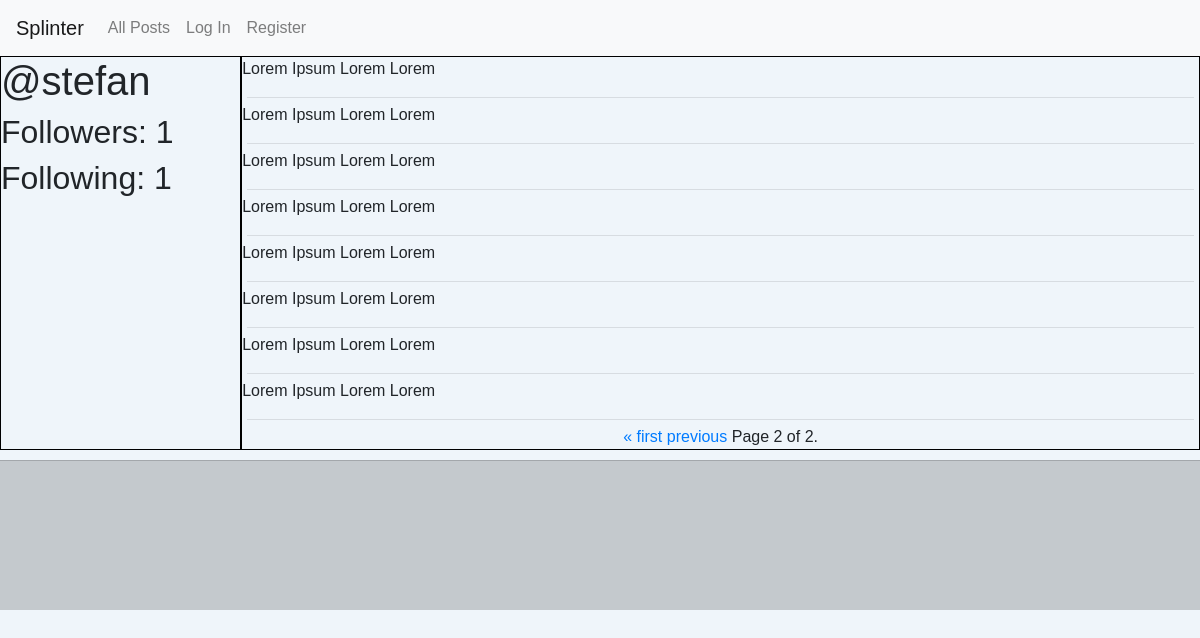
The app's page /profile/2?page=3, older data.
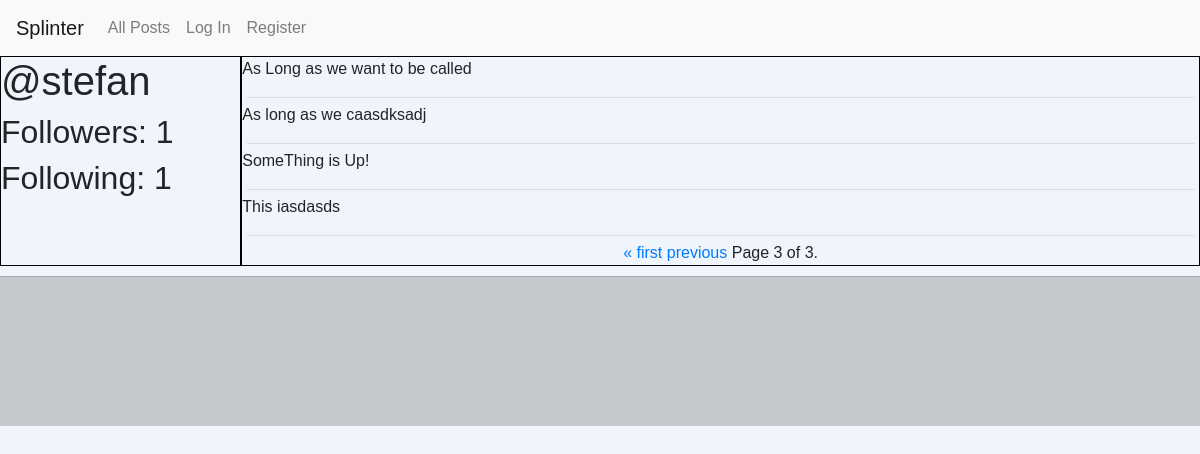
The same page, newer data.
### network/models.py (models this page shows, shortened)
class Post(models.Model):
    user = models.ForeignKey(settings.AUTH_USER_MODEL, on_delete=models.CASCADE, related_name="posts")
    content = models.CharField(max_length = 256)
    date_added = models.DateTimeField(auto_now_add=True)
    edited = models.BooleanField(default=False)
    like = models.ManyToManyField(User, blank=True, related_name="likes")

### network/views.py (the view)
# urls.py: path("profile/<int:user_id>", views.display_profile_view, name="display_profile_view"),
def display_profile_view(request, user_id):
    profile_user = User.objects.get(pk=user_id)
    current_user = request.user
    profile = create_profile(profile_user)
    posts_list = profile_user.posts.all()
    same_user_check = compare_user(profile_user, current_user)
    if current_user in profile.followers.all():
        following = True
    else:
        following = False
    paginator = Paginator(posts_list, 10)
    page_number = request.GET.get('page')
    page_obj = paginator.get_page(page_number)
    context = {
        "page_obj": page_obj,
        "profile" : profile,
        "same_user_check": same_user_check,
        "following": following,
    }
    return render(request, "network/profile.html", context)

### network/helpers.py (called while the page is built)
def compare_user(user1, user2):
    if user1 == user2:
        return True
    return False

def create_profile(user):
    try:
        profile = Profile.objects.get(user=user)
    except:
        profile = Profile()
        profile.user = user
        profile.save()
    return profile

### network/templates/network/profile.html (shortened to what this page needs)
{% extends "network/layout.html" %}
{% load static %}
{% block body %}
    <div class="profile-page">
        <div class="profile-container">
            <h1 class="profile-username">
                @{{ profile.user.username }}
            </h1>
            <div class="profile-follow">
                <h2 id="followers" class="profile-follow-stats">Followers: {{ profile.followers.count }}</h2>
                <h2 id="following" class="profile-follow-stats">Following: {{ profile.following.count }}</h2>
            </div>
        </div>
        <div class="posts-container">
            {% for post in page_obj %}
                <p>{{ post.content }}</p>
                <hr>
            {% endfor %}
            <div class="pagination">
                <span class="step-links">
                    {% if page_obj.has_previous %}
                        <a href="?page=1">&laquo; first</a>
                        <a href="?page={{ page_obj.previous_page_number }}">previous</a>
                    {% endif %}
                    <span class="current">
                        Page {{ page_obj.number }} of {{ page_obj.paginator.num_pages }}.
                    </span>
                </span>
            </div>
        </div>
</div>
{% endblock %}

Row changes from the older to the newer data that the page shows:
no longer on this page (row unchanged): Post: content "Lorem Ipsum Lorem Lorem"
no longer on this page (row unchanged): Post: content "Lorem Ipsum Lorem Lorem"
no longer on this page (row unchanged): Post: content "Lorem Ipsum Lorem Lorem"
no longer on this page (row unchanged): Post: content "Lorem Ipsum Lorem Lorem"
no longer on this page (row unchanged): Post: content "Lorem Ipsum Lorem Lorem"
no longer on this page (row unchanged): Post: content "Lorem Ipsum Lorem Lorem"
no longer on this page (row unchanged): Post: content "Lorem Ipsum Lorem Lorem"
no longer on this page (row unchanged): Post: content "Lorem Ipsum Lorem Lorem"
added Post: content "As Long as we want to be called"
added Post: content "As long as we caasdksadj"
added Post: content "SomeThing is Up!"
added Post: content "This iasdasds"
Text that changed along with them:
{{ page_obj.number }}: "2" → "3"
{{ page_obj.paginator.num_pages }}: "2" → "3"
